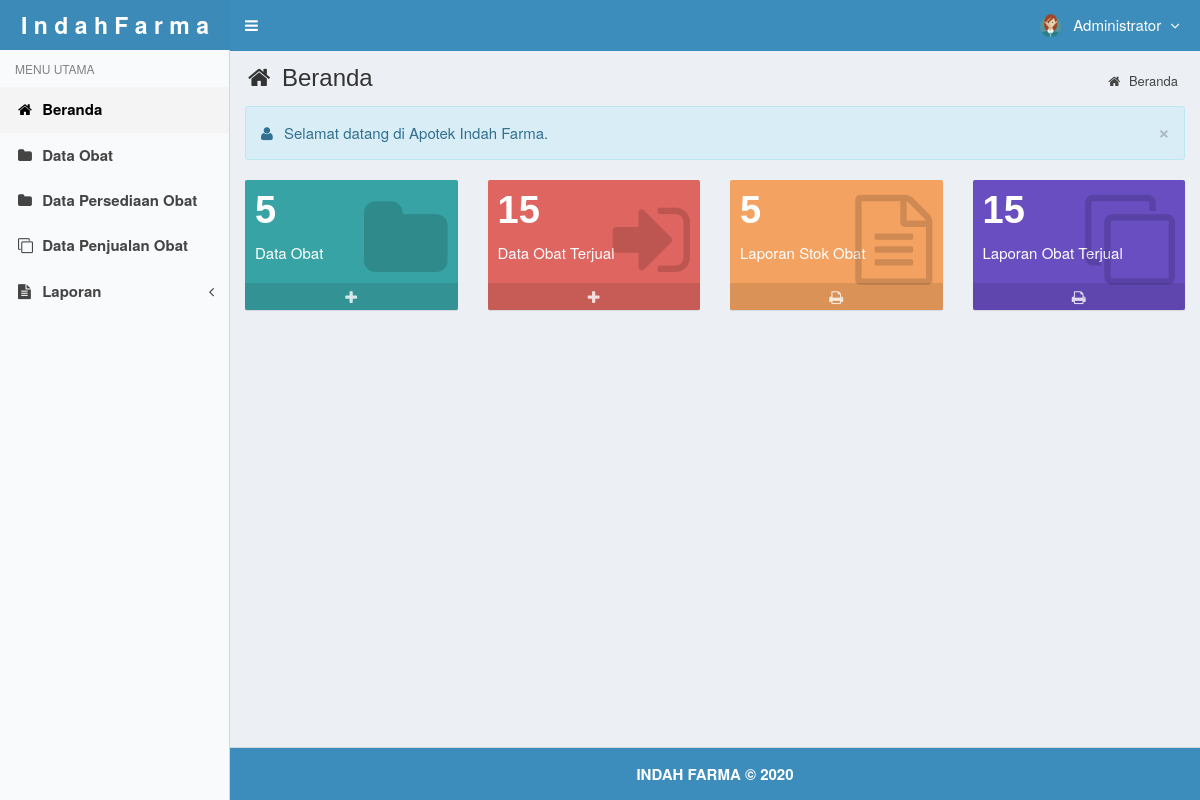
/main.php?module=beranda (signed in), run on the app's committed database.
### tables this page shows
CREATE TABLE `users` (
  `id_user` int(3) NOT NULL,
  `username` varchar(50) NOT NULL,
  `nama_user` varchar(50) NOT NULL,
  `password` varchar(50) NOT NULL,
  `email` varchar(50) DEFAULT NULL,
  `telepon` varchar(13) DEFAULT NULL,
  `foto` varchar(100) DEFAULT NULL,
  `hak_akses` enum('Super Admin','EndUser') NOT NULL,
  `status` enum('aktif','blokir') NOT NULL DEFAULT 'aktif',
  `created_at` timestamp NOT NULL DEFAULT current_timestamp(),
  `updated_at` timestamp NOT NULL DEFAULT current_timestamp() ON UPDATE current_timestamp()
);

### top-menu.php (the view, shortened to what this page needs)
<?php
require_once "config/database.php";
$query = mysqli_query($mysqli, "SELECT id_user, nama_user, foto, hak_akses FROM users WHERE id_user='$_SESSION[id_user]'")
                                or die('Ada kesalahan pada query tampil Manajemen User: '.mysqli_error($mysqli));
$data = mysqli_fetch_assoc($query);
?>
<li class="dropdown user user-menu">
  <a href="#" class="dropdown-toggle" data-toggle="dropdown">
  <?php
  if ($data['foto']=="") { ?>
    <img src="images/user/user-default.png" class="user-image" alt="User Image"/>
  <?php
  }
  else { ?>
    <img src="images/user/<?php echo $data['foto']; ?>" class="user-image" alt="User Image"/>
  <?php
  }
  ?>
    <span class="hidden-xs"><?php echo $data['nama_user']; ?> <i style="margin-left:5px" class="fa fa-angle-down"></i></span>
  </a>
</li>

### assets/css/style.css (style rules this page uses)
body { background-color: #fff; color: #333; font-size: 15px; line-height: 1.42857; }

### data on the page
users: foto (picture), nama_user "Administrator"

### other printed values
$data['jumlah'] "5"
$data['jumlah'] "15"
